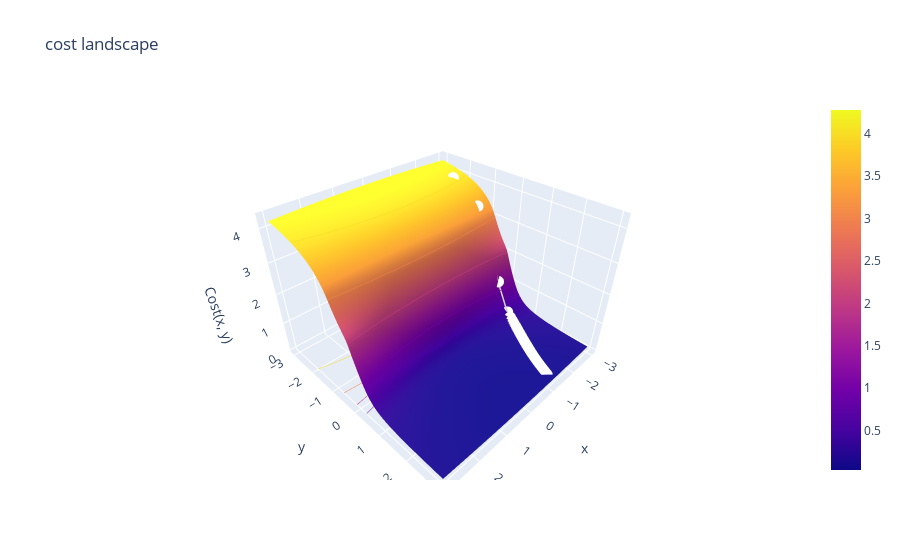

Write notebook code for a chart like this one.
### Code cell
## Choose of which dataset you want to see theta path on the surface of loss function, uncomment one of the following :

lim =  3

dataset = "step_function_dataset"  #@param ["step_function_dataset",  "intersetction_dataset", "partition_intervals"]
learning_rate = 0.21013 #@param {type:"slider", min:0, max:1, step:0.00001}
epochs = 500     #@param {type:"slider", min:1, max:500, step:1}
x_theta0 = -2.44043 #@param {type:"slider", min:-3, max:3, step:0.00001}
y_theta0 = -2.02041 #@param {type:"slider", min:-3, max:3, step:0.00001}



if dataset == "step_function_dataset":
  x,y = step_function_dataset()
elif dataset=="intersetction_dataset":
  x,y = intersetction_dataset()
else :
  x,y = partition_dataset()


X = np.c_[np.ones_like(y), x]
theta_log,cost_log = training(X, y, epochs=100 , error=1e-6,
                             learning_rate= learning_rate,
                              starting_point=np.array([x_theta0, y_theta0]))

x_path = np.array(theta_log)[:,0]
y_path = np.array(theta_log)[:,1]
print(theta_log[-1])
plot_path_over_cost_landscape(fn=cost_function3D, x_path=x_path, y_path=y_path, x_train= x, y_train= y )
